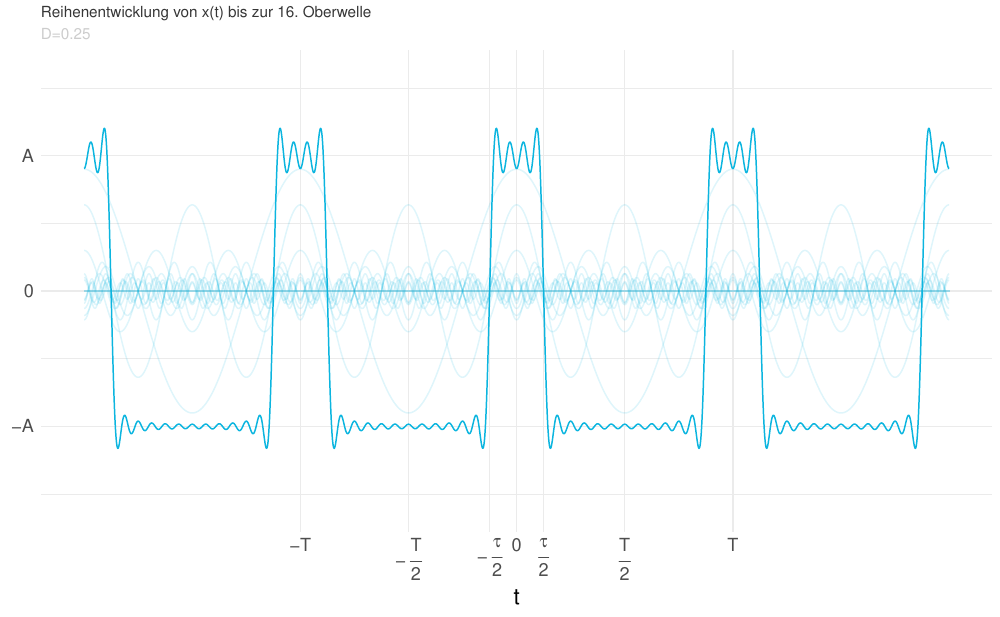

The R source for this figure:
# square wave plot

library(ggplot2)

options(scipen=10000)

Xm      <- 1
D       <- 0.25
T1      <- 1
epsilon <- 2 * T1
tau     <- D * T1

a0 <- 4 * Xm * (D - 0.5)

m <- 15

amplifun <- function(n) {

    4 * Xm / (n*pi) * sin(n * pi * D)

}

# hardcoded bc i dont have time, i sometimes hate R
# very hackish and ugly but does the job :D


wave1 <- function(t) {
  amplifun(1) * cos(2*pi/T1*t)
}
wave2 <- function(t) {
  amplifun(2)* cos( 2 * 2 * pi / T1 * t  )
}
wave3 <- function(t) {
  amplifun(3) * cos(3*2*pi/T1*t )
}
wave4 <- function(t) {
  amplifun(4) * cos(4*2*pi/T1*t )
}
wave5 <- function(t) {
  amplifun(5) * cos(5*2*pi/T1*t )
}
wave6 <- function(t) {
 amplifun(6) * cos(6*2*pi/T1*t )
}
wave7 <- function(t) {
  amplifun(7) * cos(7*2*pi/T1*t)
}
wave8 <- function(t) {
 amplifun(8) * cos(8*2*pi/T1*t)
}
wave9 <- function(t) {
  amplifun(9) * cos(9*2*pi/T1*t )
}
wave10 <- function(t) {
  amplifun(10) * cos(10*2*pi/T1*t )
}
wave11 <- function(t) {
  amplifun(11) * cos(11*2*pi/T1*t)
}
wave12 <- function(t) {
  amplifun(12) * cos(12*2*pi/T1*t)
}
wave13 <- function(t) {
  amplifun(13) * cos(13*2*pi/T1*t)
}
wave14 <- function(t) {
  amplifun(14) * cos(14*2*pi/T1*t)
}
wave15 <- function(t) {
  amplifun(15) * cos(15*2*pi/T1*t)
}

totalwave <- function(t) {

    a0/2 + wave1(t) + wave2(t) + wave3(t)   + wave5(t) + wave6(t) + wave7(t) + wave9(t) + wave10(t) + wave11(t) + wave13(t) + wave14(t) + wave15(t) #+ wave4(t) + wave8(t) + wave12(t)

}


# this could be so easy but R decides not to make it easy :(
#for(n in 1:m) {

  #wavevector[n] <-  function(f) {

    #amplifun(n) * cos(n*2*pi/T1*t)

  #}
#}

output_width  <- 10
output_height <- output_width * 0.6180339887498948

ylabel <- bquote( "x" )
xlabel <- bquote( "t" )


xbreaks <- c(0, -tau/2, tau/2, -T1/2, T1/2, -T1, T1)
xlabels <- c(0, bquote("-"~over(tau, 2)), bquote(over(tau, 2)), bquote("-"~over("T", 2)), bquote(over("T", 2)), bquote("-T"), bquote("T"))

function_color <- "#0CB5DF"
indie_wave_color <- "#0CB5DF22"

#df <- data.frame(x=xsteps, y=wave1)
####################################################################

p <- ggplot(data.frame(x=c(0,2), y=c(0,2)), aes(x=x)) +

        theme_minimal() +
        theme(legend.position="none", plot.title = element_text(color = "gray21", size=1.6180339887498948^5), plot.subtitle = element_text(color = "grey80", size=1.6180339887498948^5)) +
        ggtitle(bquote("Reihenentwicklung von x(t) bis zur 16. Oberwelle")) +
        labs(subtitle="D=0.25")+

        stat_function(fun = wave1, colour   = indie_wave_color, n=2000)+
        stat_function(fun = wave2, colour   = indie_wave_color, n=2000)+
        stat_function(fun = wave3, colour   = indie_wave_color, n=2000)+
        stat_function(fun = wave4, colour   = indie_wave_color, n=2000)+
        stat_function(fun = wave5, colour   = indie_wave_color, n=2000)+
        stat_function(fun = wave6, colour   = indie_wave_color, n=2000)+
        stat_function(fun = wave7, colour   = indie_wave_color, n=2000)+
        stat_function(fun = wave8, colour   = indie_wave_color, n=2000)+
        stat_function(fun = wave9, colour   = indie_wave_color, n=2000)+
        stat_function(fun = wave10, colour  = indie_wave_color, n=2000)+
        stat_function(fun = wave11, colour  = indie_wave_color, n=2000)+
        stat_function(fun = wave12, colour  = indie_wave_color, n=2000)+
        stat_function(fun = wave13, colour  = indie_wave_color, n=2000)+
        stat_function(fun = wave14, colour  = indie_wave_color, n=2000)+
        stat_function(fun = wave15, colour  = indie_wave_color, n=2000)+
         stat_function(fun = totalwave, colour  = function_color, n=2000)+

        theme(text = element_text(size=16.180339887498948), axis.title.y = element_text(angle = 0, vjust = .5), panel.grid.minor.x = element_blank()) + # rotate axis title

        xlab(xlabel) +
        ylab("")  +

        scale_y_continuous(limits=c(-1.618*Xm, 1.618*Xm), breaks=c(-Xm, 0,Xm), labels=c("-A", 0, "A")) +
        scale_x_continuous(limits=c(-epsilon, epsilon), breaks=xbreaks, labels=xlabels)


pdf("1_3_Reihe.pdf", width = output_width, height = output_height, )
p
